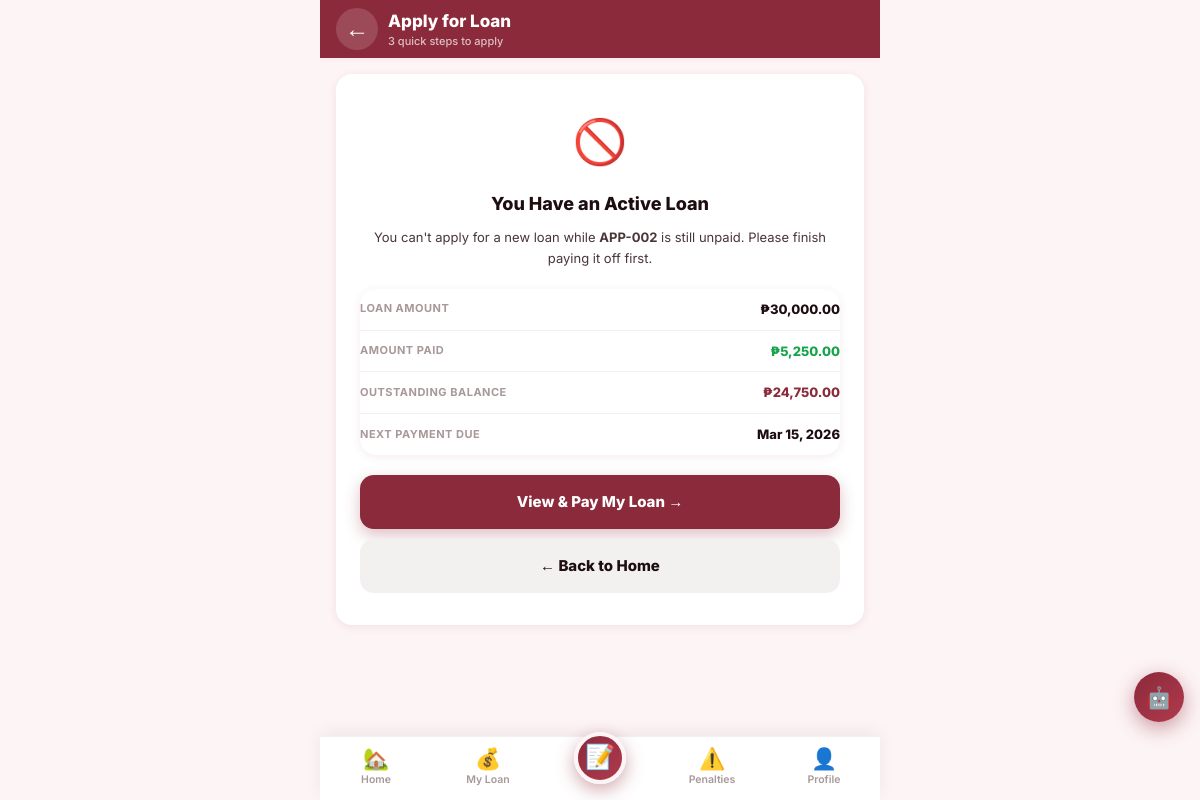
Screenshot of /customer_apply.php (signed in) with the database file from the repository.
### tables this page shows
CREATE TABLE IF NOT EXISTS loans (
    id INT AUTO_INCREMENT PRIMARY KEY,
    application_id INT NOT NULL,
    customer_id INT NOT NULL,
    loan_amount DECIMAL(15,2) NOT NULL,
    amount_paid DECIMAL(15,2) DEFAULT 0.00,
    outstanding_balance DECIMAL(15,2),
    monthly_payment DECIMAL(15,2),
    next_payment_date DATE,
    start_date DATE,
    end_date DATE,
    status ENUM('active','completed','defaulted') DEFAULT 'active',
    created_at TIMESTAMP DEFAULT CURRENT_TIMESTAMP,
    FOREIGN KEY (application_id) REFERENCES loan_applications(id),
    FOREIGN KEY (customer_id) REFERENCES users(id)
);

CREATE TABLE IF NOT EXISTS loan_applications (
    id INT AUTO_INCREMENT PRIMARY KEY,
    app_id VARCHAR(20) UNIQUE,
    customer_id INT NOT NULL,
    loan_amount DECIMAL(15,2) NOT NULL,
    loan_term INT NOT NULL COMMENT 'in months',
    interest_rate DECIMAL(5,2) DEFAULT 5.00,
    purpose TEXT,
    status ENUM('pending','approved','rejected','active','completed') DEFAULT 'pending',
    approved_by INT,
    approved_at DATETIME,
    monthly_payment DECIMAL(15,2),
    total_payable DECIMAL(15,2),
    remarks TEXT,
    signed_name VARCHAR(150) NULL,
    signed_at DATETIME NULL,
    stated_monthly_income DECIMAL(15,2) NULL,
    created_at TIMESTAMP DEFAULT CURRENT_TIMESTAMP,
    updated_at TIMESTAMP DEFAULT CURRENT_TIMESTAMP ON UPDATE CURRENT_TIMESTAMP,
    FOREIGN KEY (customer_id) REFERENCES users(id) ON DELETE CASCADE
);

### customer_apply.php (the view, shortened to what this page needs)
<?php
require_once 'config.php';
$user_id   = (int)$_SESSION['user_id'];
$active_loan = $conn->query("
    SELECT l.*, la.app_id FROM loans l
    JOIN loan_applications la ON l.application_id = la.id
    WHERE l.customer_id=$user_id AND l.status='active' LIMIT 1
")->fetch_assoc();
?>
<!DOCTYPE html>
<html lang="en">
<head>
  <link rel="stylesheet" href="shared.css"/>
  <link rel="stylesheet" href="mobile-app.css"/>
</head>
<body class="app-shell">
  <header class="app-bar maroon">
    <a href="customer_dashboard.php" class="app-bar-back">←</a>
    <div style="flex:1;min-width:0;">
      <div class="app-bar-title">Apply for Loan</div>
      <div class="app-bar-sub">3 quick steps to apply</div>
    </div>
  </header>
  <main class="app-screen">
    <?php if ($active_loan): ?>
    <div class="app-card" style="text-align:center;padding:32px 24px;">
      <div style="font-size:44px;margin-bottom:14px;">🚫</div>
      <h2 style="font-size:18px;font-weight:800;color:var(--text-dark);margin-bottom:8px;">You Have an Active Loan</h2>
      <p style="font-size:13px;color:var(--text-medium);line-height:1.6;margin-bottom:20px;">
        You can't apply for a new loan while <strong><?= htmlspecialchars($active_loan['app_id']) ?></strong> is still unpaid.
        Please finish paying it off first.
      </p>
      <div class="app-card-flat" style="text-align:left;margin-bottom:20px;">
        <div class="rev-row"><span class="rev-lbl">Loan Amount</span><span class="rev-val">₱<?= number_format($active_loan['loan_amount'],2) ?></span></div>
        <div class="rev-row"><span class="rev-lbl">Amount Paid</span><span class="rev-val" style="color:#16a34a;">₱<?= number_format($active_loan['amount_paid'],2) ?></span></div>
        <div class="rev-row"><span class="rev-lbl">Outstanding Balance</span><span class="rev-val" style="color:var(--maroon);">₱<?= number_format($active_loan['outstanding_balance'],2) ?></span></div>
        <?php if ($active_loan['next_payment_date']): ?>
        <div class="rev-row"><span class="rev-lbl">Next Payment Due</span><span class="rev-val"><?= date('M j, Y', strtotime($active_loan['next_payment_date'])) ?></span></div>
        <?php endif; ?>
      </div>
      <a href="customer_loan.php" class="app-btn app-btn-primary" style="display:block;">View &amp; Pay My Loan →</a>
      <a href="customer_dashboard.php" class="app-btn app-btn-secondary" style="display:block;margin-top:10px;">← Back to Home</a>
    </div>
    <?php endif; ?>
  </main>
  <?php include 'app_tabbar.php'; ?>
<?php include 'chatbot.php'; ?>
</body>
</html>

### shared.css (style rules this page uses)
:root { --maroon: #8B2A3A; --maroon-dark: #6e1f2d; --maroon-deep: #4a1020; --maroon-light: #b03a4e; --maroon-pale: #fdf0f2; --maroon-muted: #f0c8ce; --maroon-soft: #e8aab4; --sidebar-bg: #2c0f18; --sidebar-hover: #3d1520; --bg-page: #fdf4f5; --bg-card: #ffffff; --bg-input: #ffffff; --white: #ffffff; --gray-50: #faf9f9; --gray-100: #f3f0f0; --gray-200: #e8e2e3; --gray-300: #d5ccce; --gray-400: #a89899; --gray-600: #6b5c5f; --text-dark: #1e0d10; --text-medium: #4a3538; --text-light: #7a6365; --shadow-xs: 0 1px 4px rgba(139,42,58,.06); --shadow-sm: 0 2px 10px rgba(139,42,58,.09); --shadow-md: 0 4px 22px rgba(139,42,58,.13); --shadow-lg: 0 8px 40px rgba(139,42,58,.17); --shadow-xl: 0 16px 60px rgba(139,42,58,.22); --radius-xs: 4px; --radius-sm: 8px; --radius-md: 14px; --radius-lg: 20px; --radius-full: 100px; --status-active: #10b981; --status-pending: #f59e0b; --status-rejected: #ef4444; --status-verified: #3b82f6; --status-completed: #8b5cf6; --sidebar-width: 250px; --header-height: 60px; --bottom-nav-height: 62px; }
*, *::before, *::after { margin:0; padding:0; box-sizing:border-box; }
html { scroll-behavior:smooth; }
body { font-family:'Inter',Arial,sans-serif; background:var(--bg-page); color:var(--text-dark); font-size:14px; line-height:1.6; -webkit-font-smoothing:antialiased; }
a { text-decoration:none; color:inherit; }

### mobile-app.css (style rules this page uses)
html, body.app-shell { background: var(--bg-page); overflow-x: hidden; }
body.app-shell { max-width: 560px; margin: 0 auto; min-height: 100vh; position: relative; padding-bottom: calc(var(--tabbar-height) + env(safe-area-inset-bottom)); -webkit-tap-highlight-color: transparent; }
:root { --appbar-height: 58px; --tabbar-height: 64px; }
.app-bar { position: sticky; top: 0; z-index: 50; height: var(--appbar-height); display: flex; align-items: center; gap: 10px; padding: 0 16px; background: var(--white); border-bottom: 1px solid var(--gray-100); box-shadow: var(--shadow-xs); }
.app-bar.maroon { background: var(--maroon); border-bottom: none; color: white; }
.app-bar-back { width: 42px; height: 42px; border-radius: 50%; display: flex; align-items: center; justify-content: center; font-size: 24px; line-height: 1; background: var(--gray-100); border: none; color: var(--text-dark); flex-shrink: 0; cursor: pointer; text-decoration: none; }
.app-bar.maroon .app-bar-back { background: rgba(255,255,255,.15); color: white; }
.app-bar-title { flex: 1; min-width: 0; font-size: 17px; font-weight: 800; white-space: nowrap; overflow: hidden; text-overflow: ellipsis; }
.app-bar-sub { font-size: 11px; color: var(--gray-400); font-weight: 500; margin-top: -2px; }
.app-bar.maroon .app-bar-sub { color: rgba(255,255,255,.7); }
.app-screen { padding: 16px; animation: appFadeIn .25s ease; }
.app-card { background: var(--white); border-radius: 16px; box-shadow: var(--shadow-sm); padding: 16px; margin-bottom: 14px; }
.app-card-flat { background: var(--white); border-radius: 16px; overflow: hidden; margin-bottom: 14px; box-shadow: var(--shadow-sm); }
.app-btn { display: flex; align-items: center; justify-content: center; gap: 8px; width: 100%; padding: 15px; border-radius: 14px; font-size: 15px; font-weight: 800; border: none; cursor: pointer; text-decoration: none; transition: transform .1s; }
.app-btn-primary { background: var(--maroon); color: white; box-shadow: 0 6px 16px rgba(139,42,58,.3); }
.app-btn-secondary { background: var(--gray-100); color: var(--text-dark); }

### customer_apply.php (style rules this page uses)
.rev-row { display:flex; justify-content:space-between; align-items:center; padding:10px 0; border-bottom:1px solid var(--gray-100); }
.rev-row:last-child { border-bottom:none; }
.rev-lbl { color:var(--gray-400); font-size:11px; text-transform:uppercase; letter-spacing:0.5px; font-weight:700; }
.rev-val { font-weight:800; color:var(--text-dark); font-size:13px; }

### rows the page displays
loans: application.app_id "APP-002", loan_amount "30,000.00", amount_paid "5,250.00", outstanding_balance "24,750.00", next_payment_date "Mar 15, 2026"
